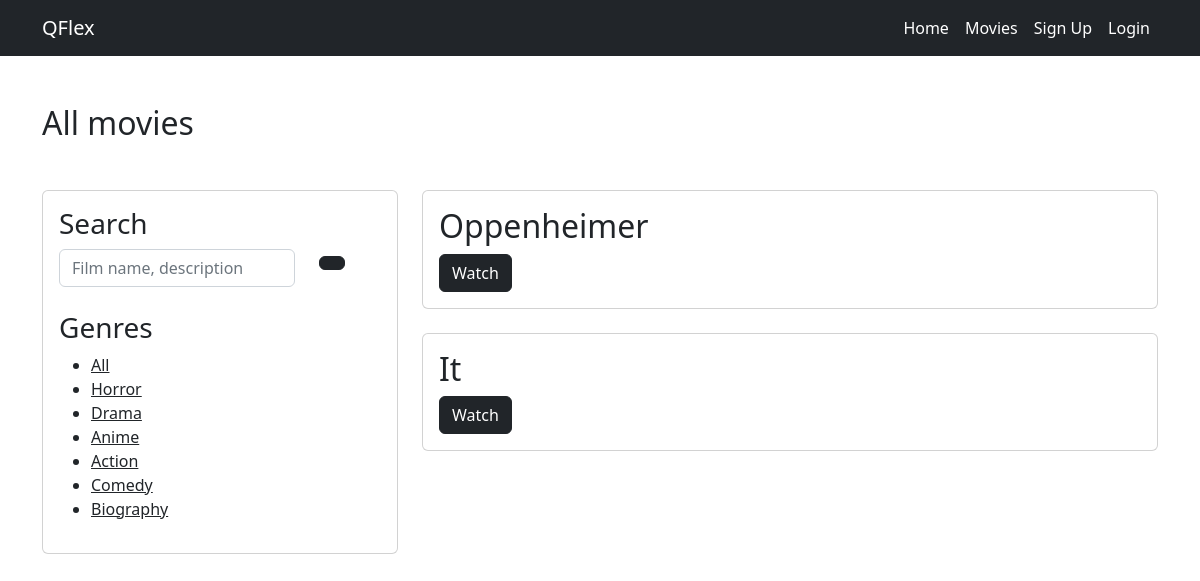
/movies/all/, run on the app's committed database.
### qflexApp/models.py (models this page shows, shortened)
class Genre(models.Model):
    genreName = models.CharField("Genre name", max_length=255)
    slug = models.SlugField(unique=True, blank=True, editable=False)

class Movie(models.Model):
    movieName = models.CharField("Movie name", max_length=255)
    genre = models.ForeignKey(Genre, on_delete=models.CASCADE, verbose_name="Genre")
    producer = models.CharField("Producer", max_length=255)
    cover = models.CharField("Link to cover", max_length=500)
    poster = models.CharField("Link to poster", max_length=500)
    year = models.IntegerField("Year")
    rating = models.FloatField("Rating")
    movieLink = models.CharField("Youtube movie link", max_length=500)
    description = models.TextField("Description")
    isTopTen = models.BooleanField("Is top ten", default=False, blank=True, null=True)
    isRecommended = models.BooleanField("Is top ten", default=False, blank=True, null=True)

### qflexApp/views.py (the view)
# urls.py: path('movies/all/', views.allMovies, name='allMovies'),
def allMovies(request, slug=None):
    genre = None
    genres = Genre.objects.all()
    searchData = request.GET.get('search')
    if searchData:
        movies = Movie.objects.filter(Q(movieName__icontains=searchData) | Q(description__icontains=searchData))
    else:
        movies = Movie.objects.all()
    if slug:
        genre = get_object_or_404(Genre, slug=slug)
        movies = movies.filter(genre=genre)
    return render(request, "user/all-movies.html", {
        'movies': movies,
        'genres': genres,
        'genre': genre
    })

### qflexApp/templates/user/all-movies.html (shortened to what this page needs)
{% extends '../base.html' %}
{% block content %}
    <div class="top-ten">
        <div class="container">
            <h2 class="mt-5 mb-5">All movies</h2>
            <div class="row">
                <div class="col-md-4">
                    <div class="card">
                        <div class="card-body">
                            <h3>Search</h3>
                            <form class="mb-4" action="{% url 'allMovies' %}">
                                <div class="row">
                                    <div class="col-9">
                                        <input type="search" name="search" class="form-control" placeholder="Film name, description">
                                    </div>
                                    <div class="col-3">
                                        <button type="submit" class="btn btn-dark"></button>
                                    </div>
                                </div>
                            </form>
                            <h3>Genres</h3>
                            <ul>
                                <li><a href="{% url 'allMovies' %}" class="text-dark">All</a></li>
                                {% for genre in genres %}
                                <li><a href="{% url 'filterMovies' slug=genre.slug %}" class="text-dark">{{ genre.genreName }}</a></li>
                                {% endfor %}
                            </ul>
                        </div>
                    </div>
                </div>
                <div class="col-md-8">
                    {% for movie in movies %}
                    <div class="card mb-4">
                        <div class="card-body">
                            <h2>{{ movie.movieName }}</h2>
                            <a href="{% url 'movieDetail' pk=movie.pk %}" class="btn btn-dark">Watch</a>
                        </div>
                    </div>
                    {% endfor %}
                </div>
            </div>
        </div>
    </div>
{% endblock %}

### qflexApp/templates/base.html (shortened to what this page needs)
{% load static %}
<!DOCTYPE html>
<html lang="en">
<head>
    <link rel="stylesheet" href="{% static './css/style.css' %}">
    <link rel="stylesheet" href="{% static './css/bootstrap.min.css' %}">
    <link rel="stylesheet" href="{% static './css/owl.theme.default.min.css' %}">
    <link rel="stylesheet" href="{% static './css/owl.carousel.min.css' %}">
</head>
<body>
    <header class="navbar navbar-expand-lg bg-dark navbar-dark">
        <div class="container">
          <a class="navbar-brand" href="#">QFlex</a>
          <div class="collapse navbar-collapse" id="navbarSupportedContent">
            <ul class="navbar-nav ms-auto mb-2 mb-lg-0">
              <li class="nav-item">
                <a class="nav-link active" aria-current="page" href="{% url 'topMovies' %}">Home</a>
              </li>
              <li class="nav-item">
                <a class="nav-link active" aria-current="page" href="{% url 'allMovies' %}">Movies</a>
              </li>
                {% if user.is_authenticated %}
              <li class="nav-item">
                <a class="nav-link active" aria-current="page" href="{% url 'logoutUser' %}">{{ user.username }} : Logout</a>
              </li>
                {% else %}
                <li class="nav-item">
                <a class="nav-link active" aria-current="page" href="{% url 'signUp' %}">Sign Up</a>
              </li>
              <li class="nav-item">
                <a class="nav-link active" aria-current="page" href="{% url 'loginPage' %}">Login</a>
              </li>
                {% endif %}
            </ul>
          </div>
        </div>
    </header>
    {% block content %}
    {% endblock %}
</body>
</html>

### data on the page
Genre: genreName "Horror"
Genre: genreName "Drama"
Genre: genreName "Anime"
Genre: genreName "Action"
Genre: genreName "Comedy"
Genre: genreName "Biography"
Movie: movieName "Oppenheimer"
Movie: movieName "It"
